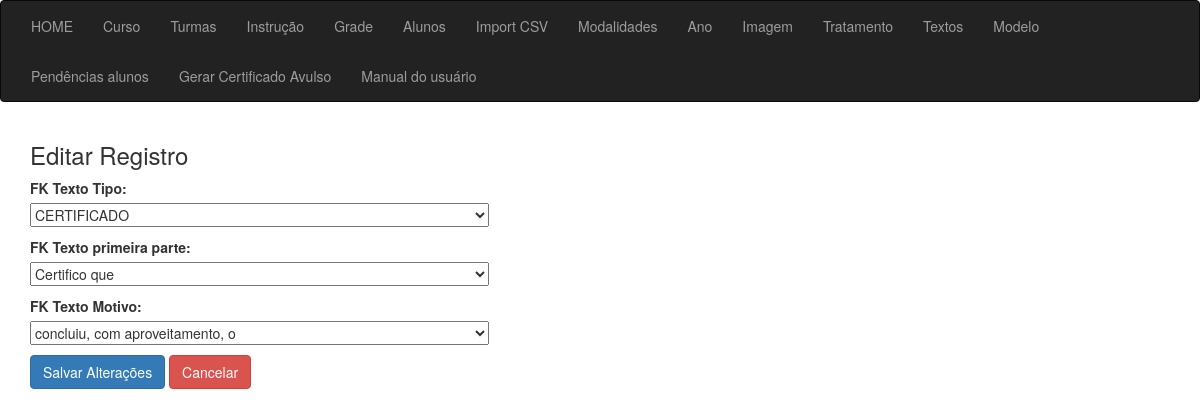
Page /sgc_modelo_editar/1/ on the committed database.
### app_cert/models.py (models this page shows, shortened)
class Modelo(models.Model):
    id = models.AutoField(primary_key=True)
    fk_texto_modelo = models.ForeignKey(Textos, on_delete=models.CASCADE, verbose_name="FK Texto Tipo", related_name='fk_texto_modelo',null=True)
    fk_texto_modelo_desc = models.ForeignKey(Textos, on_delete=models.CASCADE, verbose_name="FK Texto primeira parte", related_name='fk_texto_modelo_desc',null=True)
    fk_texto_motivo = models.ForeignKey(Textos, on_delete=models.CASCADE, verbose_name="FK Texto Motivo", related_name='fk_texto_motivo',null=True)
    create_at = models.DateTimeField(auto_now_add=True, null=True)
    class Meta:
        verbose_name = 'Certificado'
        verbose_name_plural = 'Certificados'
        ordering = ['create_at']

### app_cert/views/views_modelo.py (the view)
# urls.py: path('sgc_modelo_editar/<int:id>/', sgc_modelo_editar, name="sgc_modelo_editar"),
def sgc_modelo_editar(request, id):
    modelo_ob = get_object_or_404(Modelo, id=id)
    if request.method == 'POST':
        form = ModeloForm(request.POST, instance=modelo_ob)
        if form.is_valid():
            form.save()
            return redirect('sgc_modelo_lista')
    else:
        form = ModeloForm(instance=modelo_ob)
    context = {
        'form': form,
        'modelo_ob': modelo_ob
    }
    return render(request, 'modelo/editar.html', context)

### app_cert/forms.py
class ModeloForm(forms.ModelForm):
    class Meta:
        model = Modelo
        fields = '__all__'  # Ou liste os campos que deseja incluir no formulário manualmente
        widgets = {
            'fk_id_aluno': forms.Select(),
        }

### app_cert/models.py (called while the page is built)
    def __str__(self):
        return f"{self.texto}"

### app_cert/templates/modelo/editar.html (shortened to what this page needs)
{% extends 'sgc_base.html' %}
{% block content %}
<div class="container">
    <div class="row">
        <div class="col-md-6 offset-md-3">
            <h3>Editar Registro</h3>
            <form method="post">
                {{ form.as_p }}
                <button type="submit" class="btn btn-primary">Salvar Alterações</button>
                <a href="{% url 'sgc_turma_lista' %}" class="btn btn-danger">Cancelar</a>
            </form>
        </div>
    </div>
</div>
{% endblock %}

### rows in the picture
Modelo: fk_texto_modelo "CERTIFICADO", fk_texto_modelo_desc "Certifico que", fk_texto_motivo "concluiu, com aproveitamento, o"
